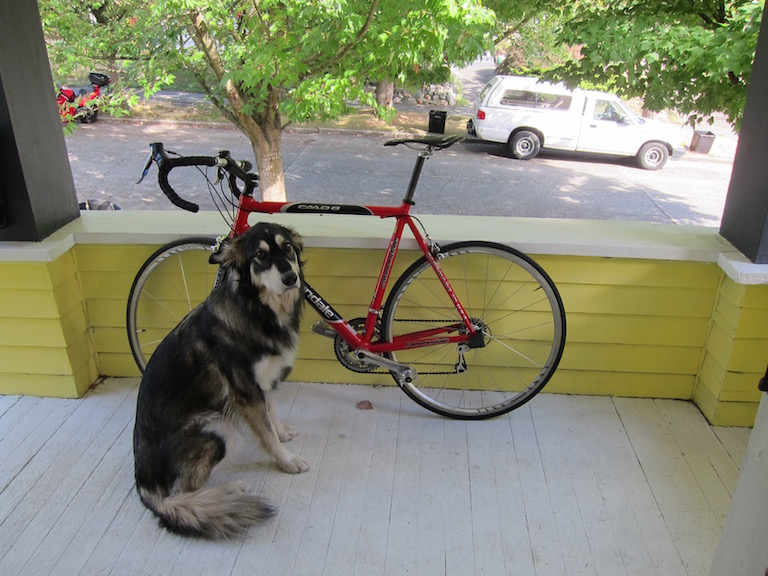
#> input picture nodebot_ros/python/scripts/darknet/data/dog.jpg, 768 x 576 px
$ python -i computer_vision.py   (imports and definitions only)   (Python 2 division)   (older library calls are emulated)
#> lines starting #> are read from the running program, lines starting #| are printed output that depends on the picture; after the words box and inside, x2 and y2 are one past the last pixel; in counts of white or black regions, pixels touching at a corner belong together
#> further down, picture is the input picture: shape (576, 768, 3); mean B, G, R 114.1, 135.7, 134.4
import cv2
from glyphfunctions import *
import numpy as np
import dlib

import get_points


class Computer_vison:
    def __init__(self , debug = False ):
        print "Initialized the Computer vison module"
        self.std = None
        self.debug = debug
        self.thread = None
        self.points = None
        self.tracker = None

    def to_gray(self, img):
        grey_img = cv2.cvtColor(img, cv2.COLOR_BGR2GRAY)
        return grey_img

    # [153 lines left out: functions grey_histogram, extract_bright, find_leds, leds_positions, display_img, thresh_callback and 1 more, not called in this run]

    def get_points(self):
        return self.points

    # [119 lines left out: functions object_tracker, calibrate, check_calibration, checker_cube, draw, qr_tracker, not called in this run]

    def get_area(self ,frame ):

        (cnts,hierarchy) = self.contours(frame)
        #print hierarchy
        Area = 0
        # loop over the contours
        for c in cnts:
            # approximate the contour
            peri = cv2.arcLength(c, True)
            approx = cv2.approxPolyDP(c, 0.01 * peri, True)

            # ensure that the approximated contour is "roughly" rectangular
            if len(approx) >= 4 and len(approx) <= 6:
                # compute the bounding box of the approximated contour and
                # use the bounding box to compute the aspect ratio
                (x, y, w, h) = cv2.boundingRect(approx)

                aspectRatio = w / float(h)

                # compute the solidity of the original contour
                area = cv2.contourArea(c)
                Area = max(area, Area)
                hullArea = cv2.contourArea(cv2.convexHull(c))
                solidity = area / float(hullArea)

                # compute whether or not the width and height, solidity, and
                # aspect ratio of the contour falls within appropriate bounds
                keepDims = w > 25 and h > 25
                keepSolidity = solidity > 0.9
                keepAspectRatio = aspectRatio >= 0.8 and aspectRatio <= 1.2

                # ensure that the contour passes all our tests
                if keepDims and keepSolidity and keepAspectRatio:
                    # draw an outline around the target and update the status
                    # text
                    cv2.drawContours(frame, [approx], -1, (0, 0, 255), 4)
                    status = "Target(s) Acquired"

                    # compute the center of the contour region and draw the
                    # crosshairs
                    M = cv2.moments(approx)
                    (cX, cY) = (int(M["m10"] / M["m00"]), int(M["m01"] / M["m00"]))
                    (startX, endX) = (int(cX - (w * 0.15)), int(cX + (w * 0.15)))
                    (startY, endY) = (int(cY - (h * 0.15)), int(cY + (h * 0.15)))
                    cv2.line(frame, (startX, cY), (endX, cY), (0, 0, 255), 3)
                    cv2.line(frame, (cX, startY), (cX, endY), (0, 0, 255), 3)

        # draw the status text on the frame
        cv2.putText(frame, status, (20, 30), cv2.FONT_HERSHEY_SIMPLEX, 0.5,
                    (0, 0, 255), 2)

        # show the frame and record if a key is pressed
        if(self.debug):
            cv2.imshow("Frame", frame)

        return Area , frame

    def contours(self , frame):
        # convert the frame to grayscale, blur it, and detect edges
        gray = cv2.cvtColor(frame, cv2.COLOR_BGR2GRAY)
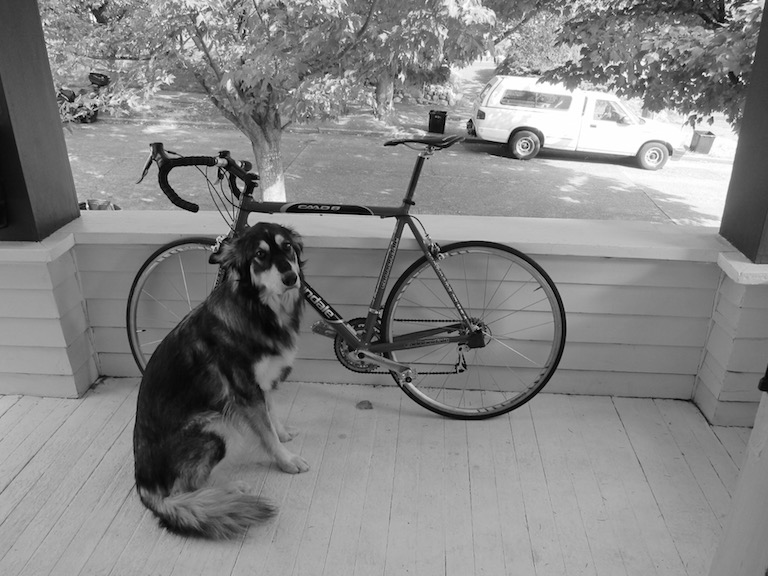
#> gray: shape (576, 768); min 0, max 255, mean 132.8
        blurred = cv2.GaussianBlur(gray, (7, 7), 0)
        edged = cv2.Canny(blurred, 50, 150)
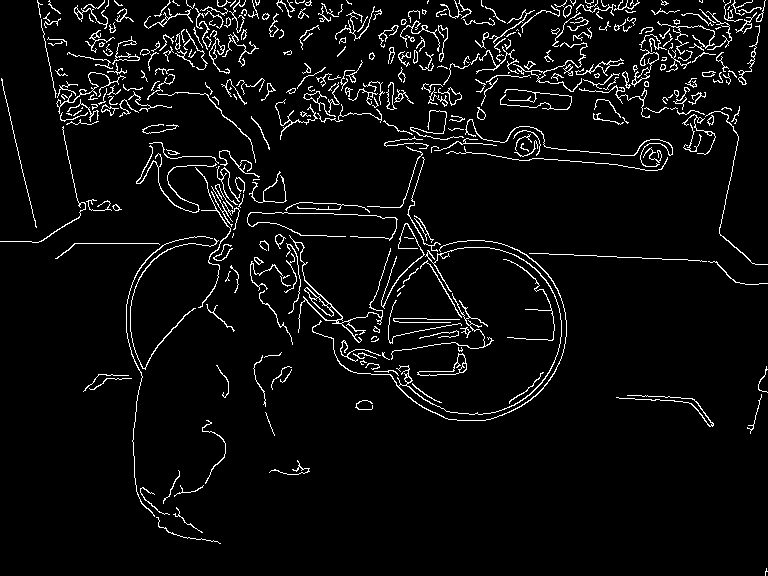
#> edged: shape (576, 768); 5% white in thin lines or dots

        # find contours in the edge map
        (_,cnts, hierarchy) = cv2.findContours(edged.copy(), cv2.RETR_EXTERNAL,cv2.CHAIN_APPROX_SIMPLE)
#> cnts = 358 contours, 266 with area under 20; largest, box (x1, y1, x2, y2) and area: (289, 235, 391, 343) 401, (312, 240, 567, 421) 310, (417, 353, 467, 376) 307, (513, 42, 588, 92) 132, (631, 49, 659, 87) 128
        #_, cnts, hierarchy = cv2.findContours(frame.copy(), cv2.RETR_TREE, cv2.CHAIN_APPROX_SIMPLE)
        return cnts , hierarchy

    # [13 lines left out: function find_marker, not called in this run]

    def distance_to_camera(self, knownWidth, focalLength, perWidth):
        # compute and return the distance from the maker to the camera
        return (knownWidth * focalLength) / perWidth

>>> import cv2
>>> picture = cv2.imread('darknet/data/dog.jpg')
>>> result = Computer_vison().get_area(picture)
#> the loop in get_area, `for c in cnts:` made 358 passes
#> peri on passes 1 to 3: 16.24, 168.4, 99.05
#> (the run stopped early here; a loop or call above may not have finished)

$ run again, on nodebot_ros/python/scripts/darknet/data/eagle.jpg
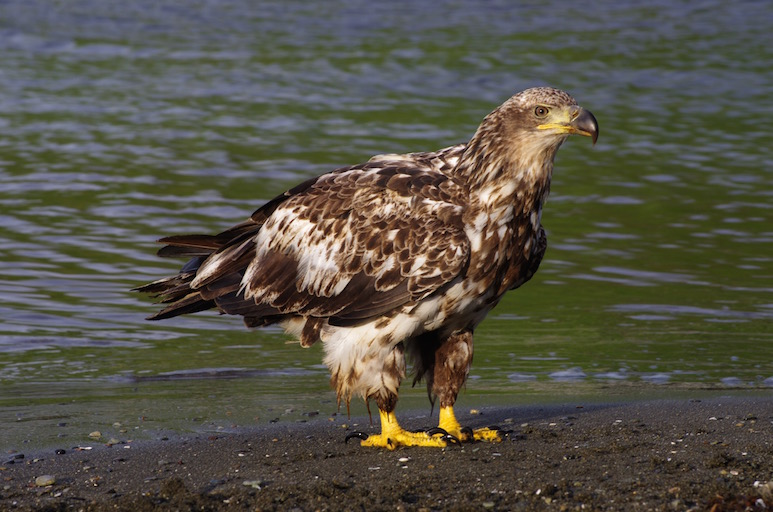
#> input picture nodebot_ros/python/scripts/darknet/data/eagle.jpg, 773 x 512 px
#> picture is the input picture: shape (512, 773, 3); mean B, G, R 70.8, 82, 85.2
#> in contours, `gray = cv2.cvtColor(frame, cv2.COLOR_BGR2GRAY)`:
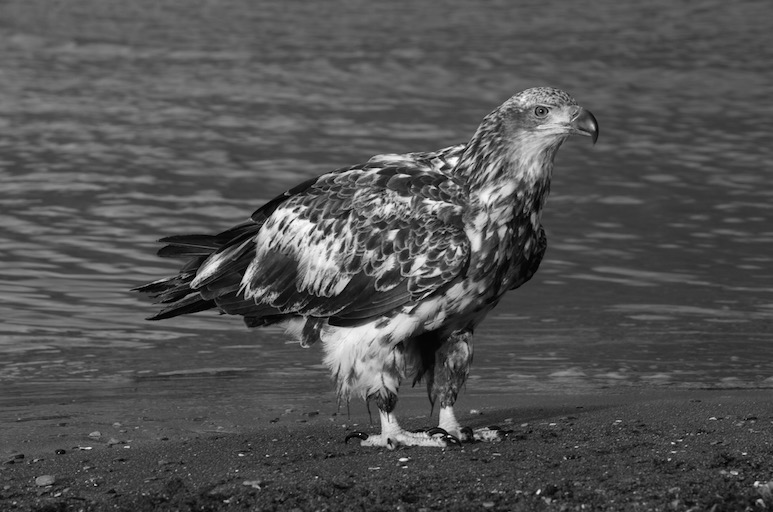
#> gray: shape (512, 773); min 0, max 254, mean 81.7
#> in contours, `edged = cv2.Canny(blurred, 50, 150)`:
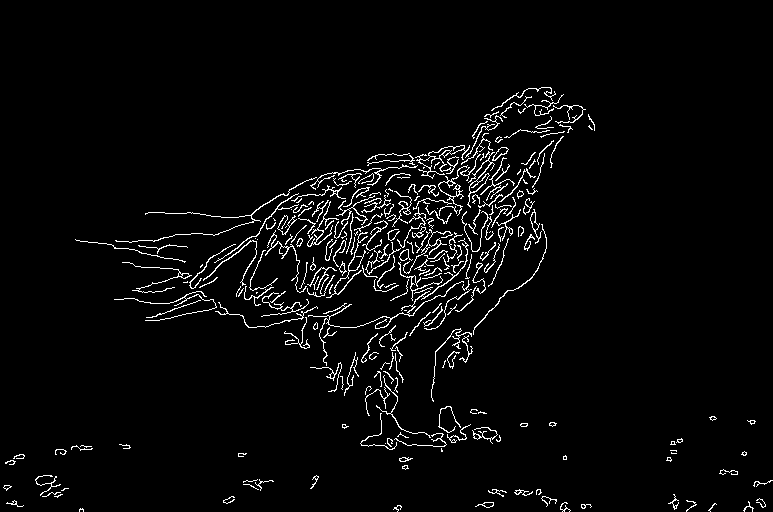
#> edged: shape (512, 773); 3.4% white in thin lines or dots, all inside (x1, y1, x2, y2) = (3, 87, 773, 512)
#> in contours, `(_,cnts, hierarchy) = cv2.findContours(edged.copy(), cv2.RETR_EXTERNAL..`: cnts = 271 contours, 216 with area under 20; largest, box (x1, y1, x2, y2) and area: (415, 145, 470, 179) 260, (467, 151, 495, 208) 185, (308, 238, 469, 366) 132, (492, 147, 509, 161) 92, (530, 209, 542, 244) 88
#> the loop in get_area, `for c in cnts:` made 271 passes
#> peri on passes 1 to 3: 16.49, 37.21, 32.14

$ run again, on nodebot_ros/python/scripts/darknet/data/giraffe.jpg
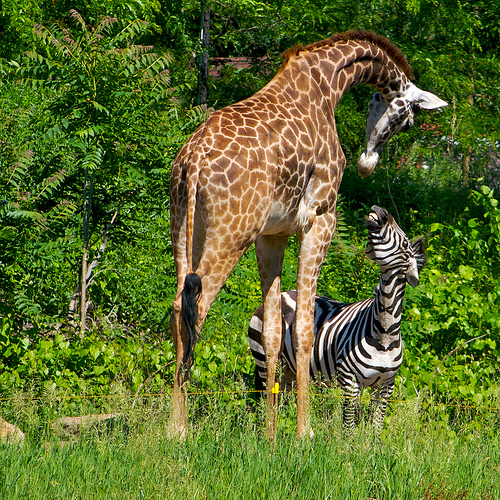
#> input picture nodebot_ros/python/scripts/darknet/data/giraffe.jpg, 500 x 500 px
#> picture is the input picture: shape (500, 500, 3); mean B, G, R 42.3, 107.9, 91.8
#> in contours, `blurred = cv2.GaussianBlur(gray, (7, 7), 0)`:
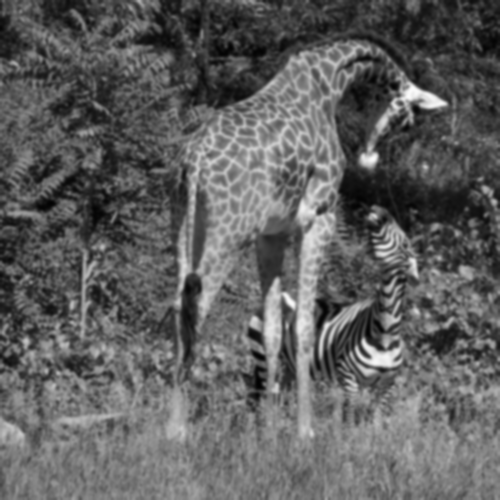
#> blurred: shape (500, 500); min 1, max 251, mean 95.6
#> in contours, `edged = cv2.Canny(blurred, 50, 150)`:
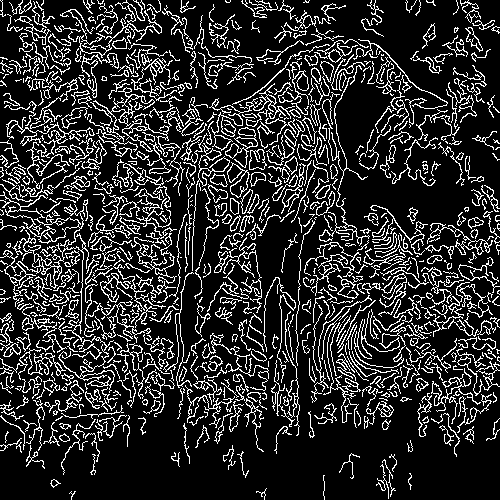
#> edged: shape (500, 500); 17.5% white in thin lines or dots
#> in contours, `(_,cnts, hierarchy) = cv2.findContours(edged.copy(), cv2.RETR_EXTERNAL..`: cnts = 739 contours, 529 with area under 20; largest, box (x1, y1, x2, y2) and area: (0, 191, 89, 342) 463, (227, 162, 250, 198) 404, (209, 83, 295, 151) 380, (68, 0, 162, 58) 326, (225, 127, 258, 168) 280
#> the loop in get_area, `for c in cnts:` made 739 passes
#> (peri, x, y, w, h) on pass 516: (6.24, 445, 141, 3, 3)

$ run again, on nodebot_ros/python/scripts/darknet/data/horses.jpg
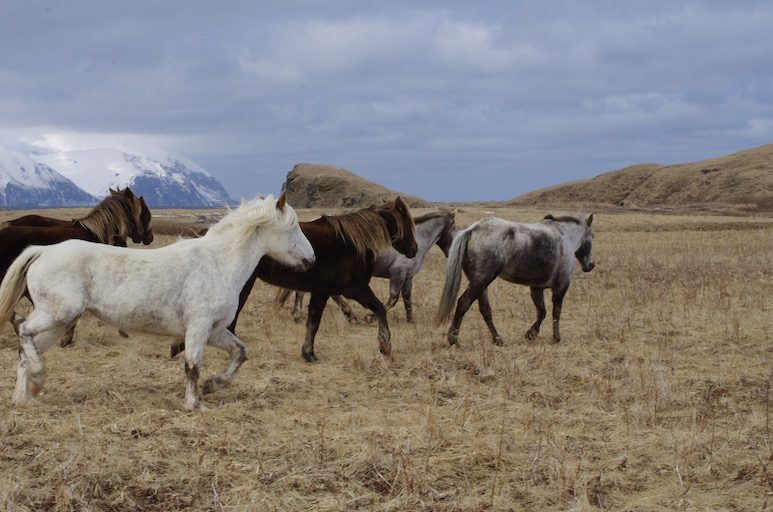
#> input picture nodebot_ros/python/scripts/darknet/data/horses.jpg, 773 x 512 px
#> picture is the input picture: shape (512, 773, 3); mean B, G, R 125.2, 128.2, 133.3
#> in contours, `gray = cv2.cvtColor(frame, cv2.COLOR_BGR2GRAY)`:
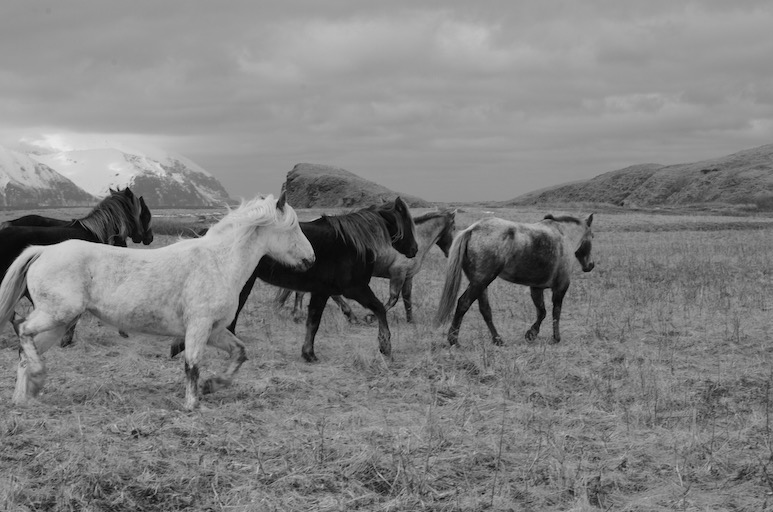
#> gray: shape (512, 773); min 0, max 234, mean 129.4
#> in contours, `edged = cv2.Canny(blurred, 50, 150)`:
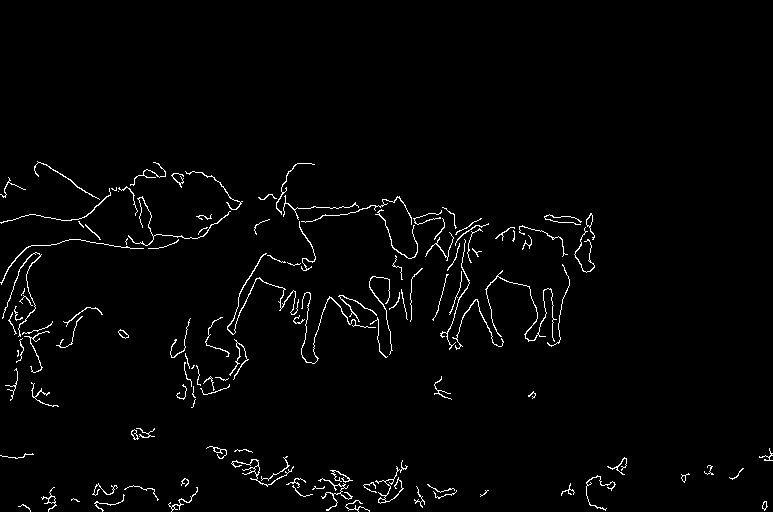
#> edged: shape (512, 773); 2% white in thin lines or dots, all inside (x1, y1, x2, y2) = (0, 161, 773, 512)
#> in contours, `(_,cnts, hierarchy) = cv2.findContours(edged.copy(), cv2.RETR_EXTERNAL..`: cnts = 122 contours, 87 with area under 20; largest, box (x1, y1, x2, y2) and area: (227, 253, 299, 335) 80, (231, 459, 294, 487) 72, (375, 460, 408, 504) 61, (586, 213, 595, 240) 58, (485, 270, 557, 342) 54
#> the loop in get_area, `for c in cnts:` made 122 passes
#> peri on passes 1 to 8: 33.21, 23.9, 115.1, 20.73, 103.5, 27.21, 67.36, 142
